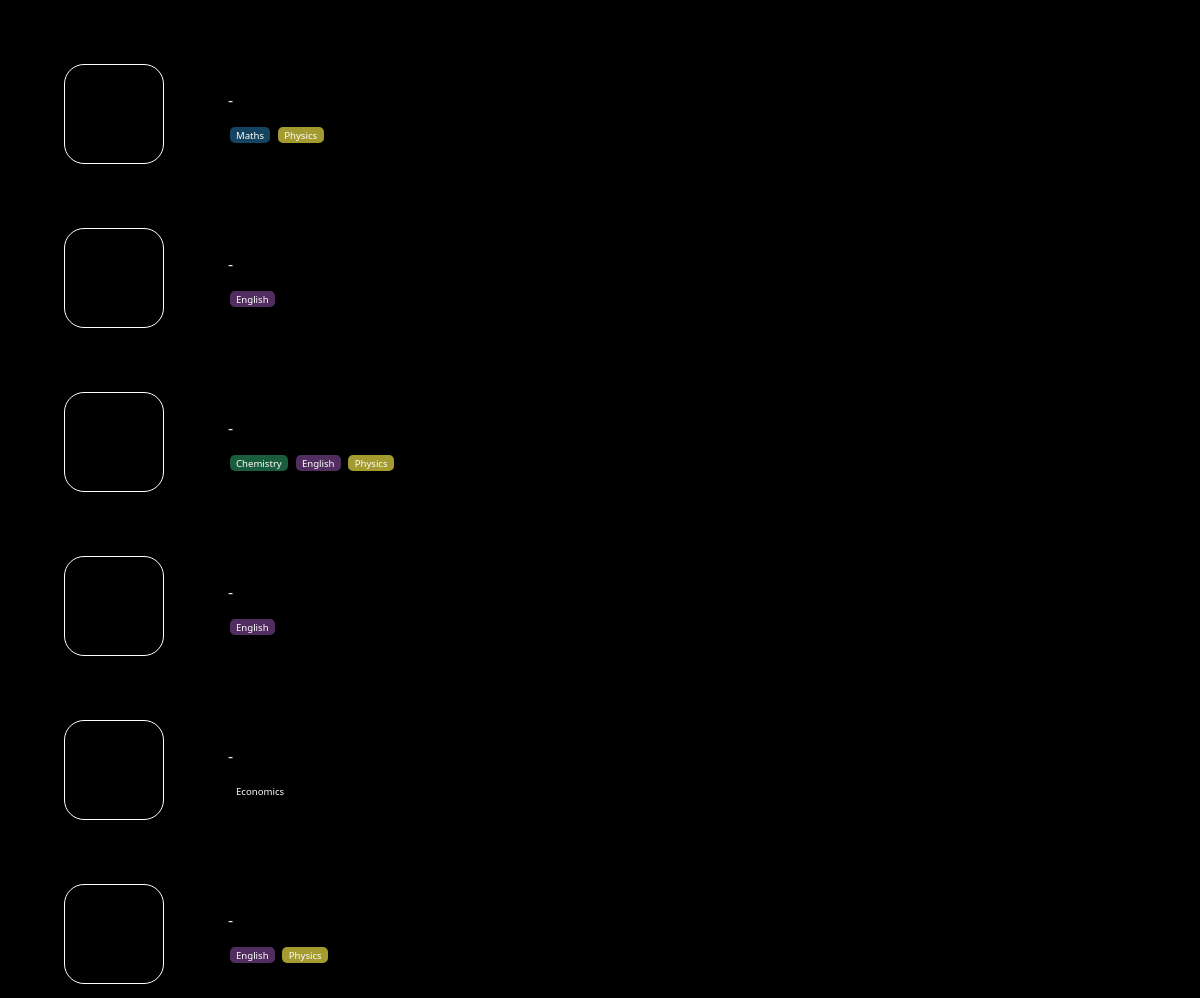
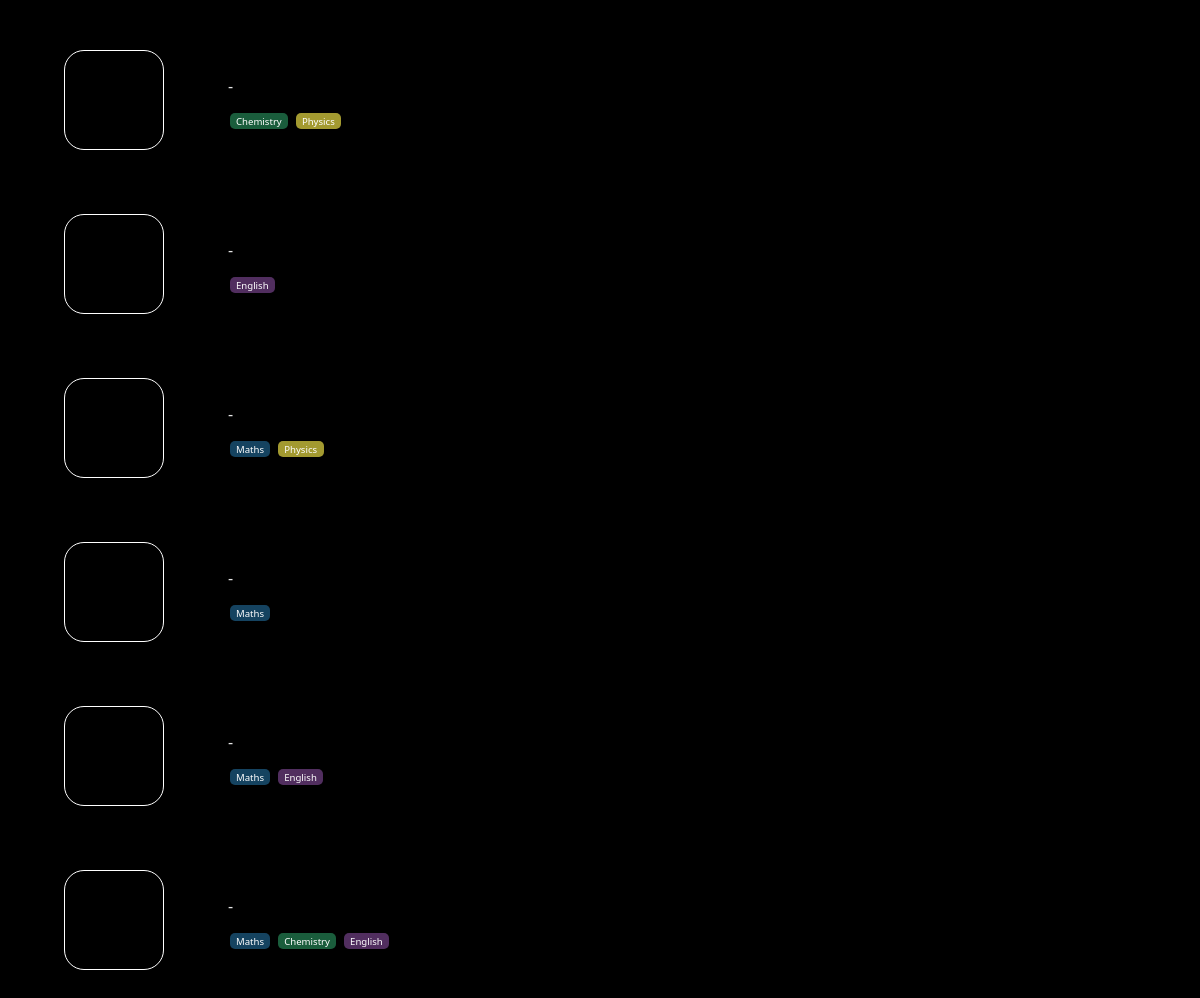
/tutionmatee/Discovernew/, run on the app's committed database (2 pictures, top to bottom).
### tutionmatee/models.py (models this page shows, shortened)
class teacher(models.Model):
    user = models.OneToOneField(User, on_delete=models.CASCADE)
    subjects = models.ManyToManyField(subjects, related_name="subjects")
    min_rate = models.BigIntegerField(
        null=True, blank=True,
        validators=[MinValueValidator(0), MaxValueValidator(5000)]  # Min value 0, Max value 5000
    )
    max_rate = models.IntegerField(
        null=True, blank=True,
        validators=[MinValueValidator(0), MaxValueValidator(10000)]  # Min value 0, Max value 10000
    )
    image = models.ImageField(upload_to='images/', blank=True)  # images/ is the subfolder in MEDIA_ROOT
    password = models.CharField(max_length=100, blank=True)
    phone_number = models.CharField(max_length=8, blank=True, null= True)

class subjects(models.Model):
    type = models.CharField(max_length=100)
    def __str__(self):
        return self.type

### tutionmatee/views.py (the view)
# urls.py: path("Discovernew/", views.discover, name="discover"),
def discover(request):
    return render(request, "discover.html",{
        "teachers":teacher.objects.all()
    })

### tutionmatee/templates/discover.html (shortened to what this page needs)
{% load static %}
<!DOCTYPE html>
<html lang="en">
    <head>
        <link rel="stylesheet" href="{% static 'css/global.css' %}">
    </head>
    <body>
        {% for teacher in teachers %}
        <div class="teacher">
            <div class="teacher-image"></div>
            <div class="teacher-info">
                <p id = "teacher_rate">{{ teacher.rate_min }}-{{ teacher.rate_max }}</p>
                <div class="subjects">
                    {% for subject in teacher.subjects.all %}
                    <div class="subject-title {{ subject }}">{{ subject }}</div>
                    {% endfor %}
                </div>
            </div>
        </div>
        {% endfor %}
    </body>
</html>

### tutionmatee/static/css/global.css (style rules this page uses)
:root { --color-background: #000000; --color-surface: #111111; --color-text: #E5E5E5; --color-heading: #FFFFFF; --color-muted: #B3B3B3; --color-primary: #4DB6AC; --color-primary-hover: #3A9F92; --color-success: #22C55E; --color-error: #EF4444; --space-xs: 0.5rem; --space-sm: 1rem; --space-md: 2rem; --space-lg: 4rem; --space-xl: 6rem; }
* { margin: 0; padding: 0; box-sizing: border-box; }
body { font-family: system-ui, -apple-system, BlinkMacSystemFont, 'Segoe UI', Roboto, Helvetica, Arial, sans-serif; color: var(--color-text); background-color: var(--color-background); margin: 0; padding: 0; }
p { color: var(--color-text); font-size: 1rem; line-height: 1.6; margin: 0.5rem 0; }
.subject-title { display: inline-block; padding: 0.1rem 0.4rem; margin: 0.1rem; border-radius: 5px; color: white; font-size: 0.6rem; font-weight: 350; }
.Maths { background-color: #154360; }
.Chemistry { background-color: #1A5D3C; }
.Physics { background-color: #a39a30; }
.English { background-color: #512E5F; }
.teacher { display: flex; justify-content: start; margin: var(--space-lg); }
.teacher-info { display: flex; flex-direction: column; margin-left: var(--space-lg); }
.teacher-image { width: 100px; height: 100px; border-radius: 20px; border: 1px solid white; }

### data on the page
subjects: type "Maths"
subjects: type "Physics"
subjects: type "English"
subjects: type "Chemistry"
subjects: type "Economics"
